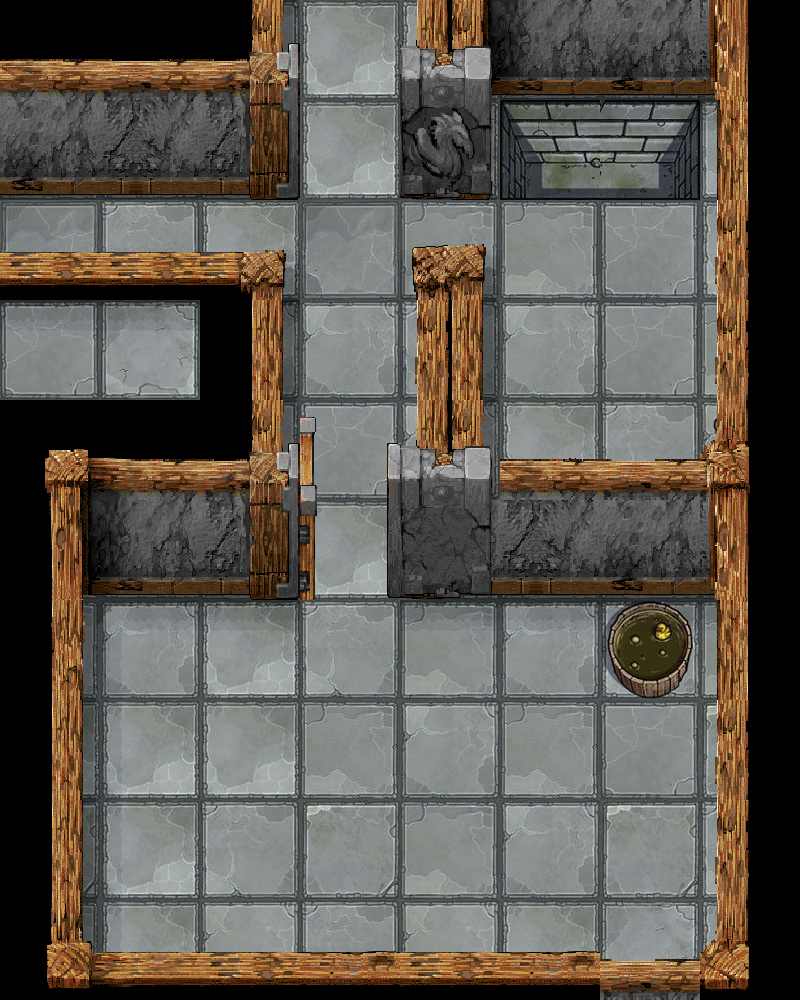

This game map was drawn from its Tiled (.tmx) file and the tilesets committed beside it. A one-line description and the full map source follow:
An orthogonal 8x10 tile map with 100x100 px tiles, 6 tile layers (floor, stuff, walls, door, ...), 2 tilesets and 17 objects (5x adventurerStart, 2x door, 2x latrine, lootCache, exit).

<map version="1.4" tiledversion="1.4.3" orientation="orthogonal" renderorder="right-down" width="8" height="10" tilewidth="100" tileheight="100" infinite="0" nextlayerid="11" nextobjectid="37">
 <editorsettings>
  <export target="ork-dungeon-level2.json" format="json" />
 </editorsettings>
 <tileset firstgid="1" source="tilesets/ork-dungeon.tsx" />
 <tileset firstgid="121" source="tilesets/interior-walls.tsx" />
 <layer id="1" name="floor" width="8" height="10">
  <data encoding="csv">
2,4,4,83,83,5,83,83,
3,10,5,83,5,6,83,4,
7,4,2,7,3,3,105,2,
105,5,6,103,4,103,105,3,
7,102,105,105,103,2,4,6,
4,101,5,2,2,5,5,3,
3,103,2,4,3,103,4,3,
83,2,83,3,103,3,105,10,
10,2,4,10,3,103,10,4,
3,83,6,4,6,83,5,2
</data>
 </layer>
 <layer id="2" name="stuff" width="8" height="10">
  <properties>
   <property name="blocksMovement" type="bool" value="true" />
  </properties>
  <data encoding="csv">
0,0,0,0,0,0,0,0,
0,0,0,0,0,93,95,0,
0,0,0,0,0,0,0,0,
0,0,0,0,0,0,0,0,
0,0,0,0,0,0,0,78,
0,0,0,0,0,0,0,0,
0,0,0,0,0,0,109,0,
0,0,0,0,0,0,0,0,
0,0,0,0,0,0,0,0,
0,0,0,0,0,0,0,0
</data>
 </layer>
 <layer id="4" name="walls" width="8" height="10">
  <properties>
   <property name="blocksMovement" type="bool" value="true" />
  </properties>
  <data encoding="csv">
123,124,181,0,218,134,135,137,
135,136,193,0,231,0,0,149,
0,0,0,0,0,0,0,161,
0,0,0,0,207,0,0,161,
121,122,181,0,219,0,0,233,
133,134,193,0,197,136,135,137,
145,0,0,0,0,0,0,149,
157,0,0,0,0,0,0,161,
157,0,0,0,0,0,0,161,
169,0,0,0,0,0,0,173
</data>
 </layer>
 <layer id="6" name="door" width="8" height="10">
  <data encoding="csv">
0,0,251,0,204,0,0,0,
0,0,263,0,216,0,0,0,
0,0,0,0,148,0,0,0,
0,0,0,0,148,0,0,0,
0,0,251,228,204,0,0,0,
0,0,263,240,215,0,0,0,
0,0,0,0,0,0,0,0,
0,0,0,0,0,0,0,0,
0,0,0,0,0,0,0,0,
0,0,0,0,0,0,0,0
</data>
 </layer>
 <layer id="8" name="shadow" width="8" height="10">
  <data encoding="csv">
0,0,0,0,0,0,0,0,
0,0,0,0,0,147,147,0,
0,0,0,0,0,0,0,0,
147,147,147,0,0,0,0,0,
0,0,0,0,0,0,0,0,
0,0,0,0,0,0,0,0,
0,146,147,0,147,147,147,0,
0,158,0,0,0,0,0,0,
0,158,0,0,0,0,0,0,
0,0,0,0,0,0,0,0
</data>
 </layer>
 <objectgroup id="10" name="doodads">
  <object id="15" name="chest" type="lootCache" gid="33" x="300" y="900" width="100" height="100">
   <properties>
    <property name="blocksMovement" type="bool" value="true" />
    <property name="interactive" type="bool" value="true" />
    <property name="title" value="encounter-dungeon-caches-chest" />
   </properties>
  </object>
  <object id="22" name="door1" type="door" gid="264" x="300" y="200" width="100" height="100">
   <properties>
    <property name="blocksMovement" type="bool" value="true" />
    <property name="interactive" type="bool" value="true" />
    <property name="part" value="lower" />
   </properties>
  </object>
  <object id="23" name="door1" type="door" gid="252" x="300" y="100" width="100" height="100">
   <properties>
    <property name="part" value="upper" />
   </properties>
  </object>
  <object id="24" x="353.333" y="160" />
  <object id="26" x="349.333" y="156" />
  <object id="27" x="326.667" y="184" />
  <object id="28" x="366.667" y="96" />
  <object id="31" name="latrine" x="500" y="100" width="100" height="100">
   <properties>
    <property name="interactive" type="bool" value="true" />
   </properties>
  </object>
  <object id="32" x="697.333" y="646.667" />
  <object id="33" x="353.333" y="848" />
  <object id="36" name="latrine" x="600" y="100" width="100" height="100">
   <properties>
    <property name="interactive" type="bool" value="true" />
   </properties>
  </object>
 </objectgroup>
 <objectgroup id="3" name="actors">
  <object id="1" name="start1" type="adventurerStart" x="0" y="200" width="100" height="100" />
  <object id="3" name="start2" type="adventurerStart" x="100" y="200" width="100" height="100" />
  <object id="4" name="start3" type="adventurerStart" x="200" y="200" width="100" height="100" />
  <object id="5" name="start5" type="adventurerStart" x="300" y="200" width="100" height="100" />
  <object id="6" name="start4" type="adventurerStart" x="300" y="300" width="100" height="100" />
  <object id="7" type="exit" x="400" y="700" width="100" height="100" />
 </objectgroup>
 <layer id="9" name="walls-top" width="8" height="10">
  <data encoding="csv">
0,0,0,0,0,0,0,0,
0,0,0,0,0,0,0,0,
171,171,205,0,195,0,0,0,
0,0,157,0,0,0,0,0,
0,0,0,0,0,159,160,0,
0,0,0,0,0,0,0,0,
0,0,0,0,0,0,0,0,
0,0,0,0,0,0,0,0,
0,0,0,0,0,0,0,0,
0,170,171,172,171,172,160,0
</data>
 </layer>
</map>
